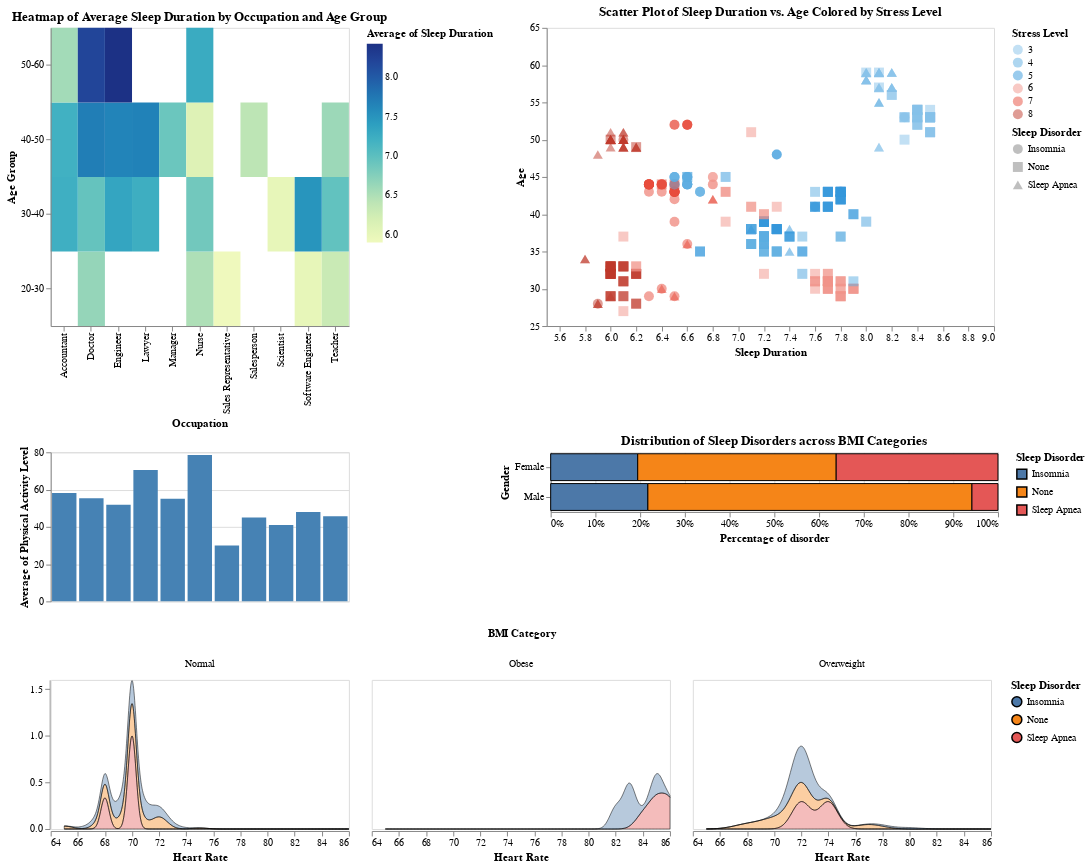

The notebook cell saved with this chart:
### Markdown cell above
## Creating the Final Dashboard

### Code cell
heat_scatter = alt.hconcat(heatmap, scatter_plot.encode(shape = 'Sleep Disorder')).resolve_scale(shape = 'independent')  
bar_stacked_bar = alt.hconcat(bar_chart, stacked_bar_chart_dropdown.encode(color = 'Sleep Disorder:N'), spacing = 150).resolve_scale(color = 'independent')
dashboard_1 = alt.vconcat(heat_scatter, bar_stacked_bar, spacing = 5)

# Note: The Radio button to switch between Male and Female manipulates the Ridge Plot while the BMI Dropdown manipulates the Stacked Bar Chart
# Note: Multiple grids on the heatmap can be selected by holding down the shift key

print('Note:The Radio button to switch between Male and Female manipulates the Ridge Plot while the BMI Dropdown manipulates the Stacked Bar Chart')
print('Note:Multiple grids on the heatmap can be selected by holding down the shift key')

# Create the dashboard
dashboard = alt.vconcat(dashboard_1, ridge_plots.encode(color = 'Sleep Disorder:N')).resolve_scale(color = 'independent')
dashboard

### Figure 1 — Vega-Lite specification as saved in the notebook (floating-point values rounded to 4 significant figures; data arrays with more than 128 entries replaced by an {"elided": "..."} marker saying what was removed)
{"config": {"view": {"continuousWidth": 300, "continuousHeight": 300}}, "vconcat": [{"vconcat": [{"hconcat": [{"mark": {"type": "rect"}, "encoding": {"color": {"aggregate": "average", "field": "Sleep Duration", "type": "quantitative"}, "tooltip": [{"aggregate": "average", "field": "Sleep Duration", "type": "quantitative"}], "x": {"field": "Occupation", "type": "ordinal"}, "y": {"field": "Age Group", "sort": {"field": "Age Group", "order": "descending"}, "type": "ordinal"}}, "height": 300, "name": "view_1", "title": "Heatmap of Average Sleep Duration by Occupation and Age Group", "transform": [{"filter": {"param": "selector"}}], "width": 300}, {"mark": {"type": "point", "filled": true, "opacity": 0.5}, "encoding": {"color": {"field": "Stress Level", "scale": {"domain": [3, 4, 5, 6, 7, 8], "range": ["#85c1e9", "#5dade2", "#3498db", "#f1948a", "#e74c3c", "#c0392b"]}, "type": "nominal"}, "shape": {"field": "Sleep Disorder", "type": "nominal"}, "size": {"value": 100}, "tooltip": [{"field": "Sleep Duration", "type": "quantitative"}, {"field": "Heart Rate", "type": "quantitative"}, {"field": "Stress Level", "type": "quantitative"}], "x": {"axis": {"grid": false}, "field": "Sleep Duration", "scale": {"domain": [5.5, 9.0]}, "type": "quantitative"}, "y": {"axis": {"grid": false}, "field": "Age", "scale": {"domain": [25, 65]}, "type": "quantitative"}}, "height": 300, "name": "view_2", "title": "Scatter Plot of Sleep Duration vs. Age Colored by Stress Level", "transform": [{"filter": {"param": "heatmap_selector", "empty": true}}], "width": 450}], "resolve": {"scale": {"shape": "independent"}}}, {"hconcat": [{"mark": {"type": "bar"}, "encoding": {"color": {"condition": {"param": "selector", "value": "steelblue"}, "value": "#FFAE42"}, "x": {"axis": null, "field": "Occupation", "type": "ordinal"}, "y": {"aggregate": "average", "field": "Physical Activity Level", "type": "quantitative"}}, "height": 150, "transform": [{"filter": {"and": [{"param": "selector"}, {"param": "heatmap_selector"}]}}], "width": 300}, {"mark": {"type": "bar", "stroke": "black"}, "encoding": {"color": {"field": "Sleep Disorder", "type": "nominal"}, "tooltip": [{"aggregate": "count", "type": "quantitative"}, {"field": "Sleep Disorder", "type": "nominal"}], "x": {"aggregate": "count", "axis": {"title": "Percentage of disorder"}, "stack": "normalize", "type": "quantitative"}, "y": {"axis": {"title": "Gender"}, "field": "Gender", "type": "nominal"}}, "height": 60, "name": "view_3", "title": "Distribution of Sleep Disorders across BMI Categories", "transform": [{"filter": {"param": "Stacked_Bar_Chart"}}], "width": 450}], "resolve": {"scale": {"color": "independent"}}, "spacing": 150}], "spacing": 5}, {"mark": {"type": "area", "fillOpacity": 0.4, "interpolate": "cardinal", "stroke": "black", "strokeWidth": 0.5}, "encoding": {"color": {"field": "Sleep Disorder", "type": "nominal"}, "column": {"field": "BMI Category", "title": "BMI Category", "type": "nominal"}, "x": {"axis": {"grid": false}, "field": "Heart Rate", "scale": {"zero": false}, "title": "Heart Rate", "type": "quantitative"}, "y": {"axis": {"grid": false}, "field": "density", "title": null, "type": "quantitative"}}, "height": 150, "name": "view_4", "transform": [{"density": "Heart Rate", "groupby": ["BMI Category", "Sleep Disorder", "Gender"], "as": ["Heart Rate", "density"]}, {"filter": {"param": "Ridge_Plot"}}], "width": 300}], "data": {"name": "data-6069ce3e3b51bd513d2f25aae51e0fc7"}, "params": [{"name": "heatmap_selector", "select": {"type": "point", "fields": ["Occupation", "Age Group"]}, "views": ["view_1"]}, {"name": "selector", "select": {"type": "interval", "encodings": ["x", "y"]}, "views": ["view_2"]}, {"name": "Stacked_Bar_Chart", "select": {"type": "point", "fields": ["BMI Category"]}, "bind": {"input": "select", "options": ["Normal", "Overweight", "Obese"]}, "views": ["view_3"]}, {"name": "Ridge_Plot", "select": {"type": "point", "fields": ["Gender"]}, "bind": {"input": "radio", "options": ["Male", "Female"]}, "value": "Male", "views": ["view_4"]}], "resolve": {"scale": {"color": "independent"}}, "$schema": "https://vega.github.io/schema/vega-lite/v5.8.0.json", "datasets": {"data-6069ce3e3b51bd513d2f25aae51e0fc7": {"elided": "374 records"}}}
